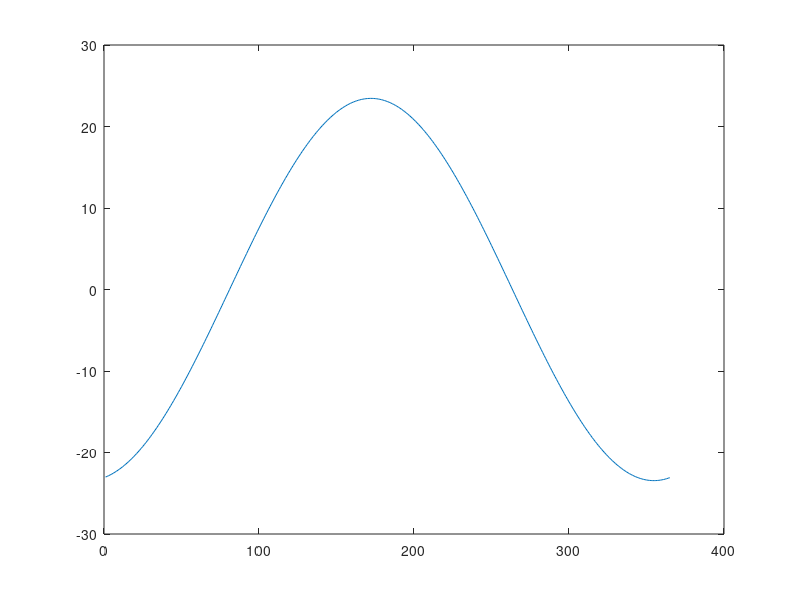

The MATLAB script that drew this image:
clear all; %clc;

day =  [1:365]' %day of the year

%day = 286
hour = [16 35]


%hsa =  [0:0.1677:24] %hour of the day

hsa = hour(:,1) + hour(:,2)/60 %hour solar angle

LAT =  -27.647303 %location's latitude

%Tidwell & Weir, 2016

delta = 23.45 * sind((360*(284+day))/365)

plot (day, delta)

%Goswami, 2015

sin_alpha = sind(LAT) * sind(delta) + cosd(LAT)*cosd(delta) %altitude solar

alpha = asind(sin_alpha)

sin_a =  (cosd(delta) * sind(hsa)) / cosd(alpha) %azimute solar

a = asind(sin_a)

